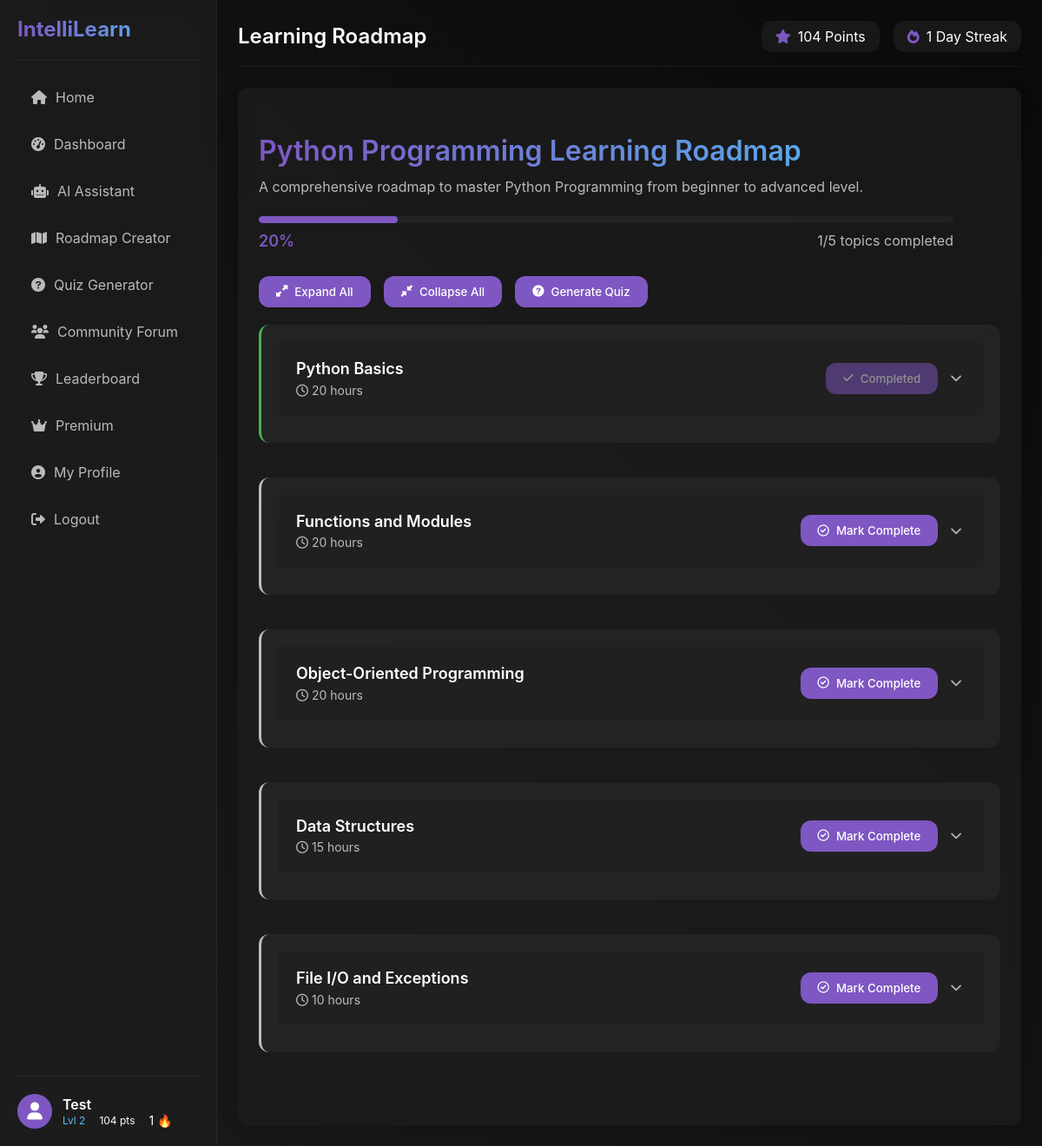
Screenshot of /roadmap/7 (signed in) with the database file from the repository.
### models.py (models this page shows, shortened)
class User(db.Model):
    __tablename__ = 'users'
    id = db.Column(db.Integer, primary_key=True)
    username = db.Column(db.String(50), unique=True, nullable=False)
    password = db.Column(db.String(100), nullable=False)
    points = db.Column(db.Integer, default=0)
    level = db.Column(db.Integer, default=1)
    streak = db.Column(db.Integer, default=0)
    completed_topics = db.Column(db.Text, default='[]')  # JSON string of completed topics
    is_premium = db.Column(db.Boolean, default=False)
    premium_until = db.Column(db.DateTime, nullable=True)
    created_at = db.Column(db.DateTime, default=datetime.datetime.utcnow)
    education_level = db.Column(db.String(100), nullable=True)  # e.g., High School, Bachelor's, Master's
    field_of_study = db.Column(db.String(100), nullable=True)  # e.g., Computer Science, Biology
    current_courses = db.Column(db.Text, default='[]')  # JSON string of current courses
    learning_goals = db.Column(db.Text, nullable=True)  # Learning objectives
    career_goals = db.Column(db.String(200), nullable=True)  # Career aspirations
    preferred_learning_style = db.Column(db.String(50), nullable=True)  # e.g., Visual, Auditory, Reading/Writing
    roadmaps = db.relationship('Roadmap', backref='creator', lazy=True)
    forum_posts = db.relationship('ForumPost', backref='author', lazy=True)
    forum_comments = db.relationship('ForumComment', backref='author', lazy=True)
    chat_messages = db.relationship('ChatMessage', backref='user', lazy=True)
    def get_completed_topics(self):
        if self.completed_topics:
            return json.loads(self.completed_topics)
        return []
    def get_current_courses(self):
        if self.current_courses:
            return json.loads(self.current_courses)
        return []
    def to_dict(self):
        return {
            'id': self.id,
            'username': self.username,
            'points': self.points,
            'level': self.level,
            'streak': self.streak,
            'completed_topics': self.get_completed_topics(),
            'is_premium': self.is_premium,
            'premium_until': self.premium_until.isoformat() if self.premium_until else None,
            'education_level': self.education_level,
            'field_of_study': self.field_of_study,
            'current_courses': self.get_current_courses(),
            'learning_goals': self.learning_goals,
            'career_goals': self.career_goals,
            'preferred_learning_style': self.preferred_learning_style
        }

class Roadmap(db.Model):
    __tablename__ = 'roadmaps'
    id = db.Column(db.Integer, primary_key=True)
    title = db.Column(db.String(200), nullable=False)
    description = db.Column(db.Text, nullable=False)
    content = db.Column(db.Text, nullable=False)  # JSON string of roadmap content
    creator_id = db.Column(db.Integer, db.ForeignKey('users.id'), nullable=False)
    completed_topics = db.Column(db.Text, default='[]')  # JSON string of completed topics
    created_at = db.Column(db.DateTime, default=datetime.datetime.utcnow)
    def get_content(self):
        try:
            if self.content:
                content = json.loads(self.content)
                if 'topics' not in content or not isinstance(content['topics'], list):
                    content['topics'] = []
                return content
            return {"topics": []}  # Default empty content
        except json.JSONDecodeError as e:
            print(f"Error decoding JSON content for roadmap {self.id}: {e}")
            return {"topics": []}  # Return empty content on error
    def get_completed_topics(self):
        if self.completed_topics:
            return json.loads(self.completed_topics)
        return []
    def to_dict(self):
        roadmap_content = self.get_content()
        return {
            'id': self.id,
            'title': self.title,
            'description': self.description,
            'topics': roadmap_content.get('topics', []),
            'creator': self.creator.username,
            'creator_id': self.creator_id,
            'completed_topics': self.get_completed_topics(),
            'created_at': self.created_at.isoformat()
        }

### app.py (the view)
@app.route('/roadmap/<int:roadmap_id>')
@login_required
def view_roadmap(roadmap_id):
    roadmap = Roadmap.query.get_or_404(roadmap_id)
    roadmap_dict = roadmap.to_dict()
    app.logger.info(f"Roadmap title: {roadmap_dict.get('title')}")
    app.logger.info(f"Topics count: {len(roadmap_dict.get('topics', []))}")
    app.logger.info(f"Topics: {roadmap_dict.get('topics')}")
    return render_template('roadmap_view.html', roadmap=roadmap_dict)

### app.py (called while the page is built)
@app.context_processor
def inject_user():
    user_data = None
    if 'username' in session:
        user = User.query.filter_by(username=session['username']).first()
        if user:
            user_data = user.to_dict()
    return dict(user=user_data)

def login_required(f):
    @wraps(f)
    def decorated_function(*args, **kwargs):
        if 'username' not in session:
            return redirect(url_for('login'))
        return f(*args, **kwargs)
    return decorated_function

### templates/roadmap_view.html (shortened to what this page needs)
{% extends "base.html" %}
{% block page_title %}Learning Roadmap{% endblock %}
{% block content %}
<div class="roadmap-container">
    <div class="roadmap-header">
        <h1 class="roadmap-title">{{ roadmap.title }}</h1>
        <p class="roadmap-description">{{ roadmap.description }}</p>
        <div class="roadmap-progress">
            {% set completed = roadmap.completed_topics|length %}
            {% set total = roadmap.topics|length %}
            {% set percent = (completed / total * 100) if total > 0 else 0 %}
            <div class="progress-bar-container">
                <div class="progress-bar">
                    <div class="progress-fill" style="width: {{ percent }}%;"></div>
                </div>
                <div class="progress-info">
                    <span class="progress-percentage">{{ percent|round|int }}%</span>
                    <span class="progress-text">{{ completed }}/{{ total }} topics completed</span>
                </div>
            </div>
        </div>
    </div>
    <div class="controls-bar">
        <button class="btn btn-secondary" id="expand-all-btn">
            <i class="fas fa-expand-alt"></i> Expand All
        </button>
        <button class="btn btn-secondary" id="collapse-all-btn">
            <i class="fas fa-compress-alt"></i> Collapse All
        </button>
        <button class="btn btn-primary" id="generate-quiz-btn">
            <i class="fas fa-question-circle"></i> Generate Quiz
        </button>
    </div>
    <div class="topics-container">
        {% if roadmap.topics|length > 0 %}
        {% for topic in roadmap.topics %}
        <div class="topic-card {% if topic.name in roadmap.completed_topics %}completed{% endif %}">
            <div class="topic-header">
                <div class="topic-title-container">
                    <h3 class="topic-title">{{ topic.name }}</h3>
                    <span class="estimated-time">
                        <i class="far fa-clock"></i> {{ topic.estimated_hours }} hours
                    </span>
                </div>
                <div class="topic-controls">
                    {% if topic.name in roadmap.completed_topics %}
                    <button class="btn complete-topic" disabled data-roadmap="{{ roadmap.id }}" data-topic="{{ topic.name }}">
                        <i class="fas fa-check"></i> Completed
                    </button>
                    {% else %}
                    <button class="btn complete-topic" data-roadmap="{{ roadmap.id }}" data-topic="{{ topic.name }}">
                        <i class="far fa-check-circle"></i> Mark Complete
                    </button>
                    {% endif %}
                    <button class="btn toggle-topic">
                        <i class="fas fa-chevron-down"></i>
                    </button>
                </div>
            </div>
        </div>
        {% endfor %}
        {% endif %}
    </div>
</div>
{% endblock %}

### templates/base.html (shortened to what this page needs)
<!DOCTYPE html>
<html lang="en">
<head>
    <link rel="stylesheet" href="{{ url_for('static', filename='css/style.css') }}">
    <link rel="stylesheet" href="https://cdnjs.cloudflare.com/ajax/libs/font-awesome/6.0.0/css/all.min.css">
</head>
<body>
    <div class="app-container">
        <nav class="sidebar">
            <div class="sidebar-header">
                <h1 class="logo">IntelliLearn</h1>
            </div>
            <ul class="sidebar-menu">
                {% if 'username' in session %}
                <li><a href="{{ url_for('dashboard') }}"><i class="fas fa-home"></i> Home</a></li>
                <li><a href="{{ url_for('dashboard') }}"><i class="fas fa-tachometer-alt"></i> Dashboard</a></li>
                <li><a href="{{ url_for('ai_chat') }}"><i class="fas fa-robot"></i> AI Assistant</a></li>
                <li><a href="{{ url_for('roadmap_creator') }}"><i class="fas fa-map"></i> Roadmap Creator</a></li>
                <li><a href="{{ url_for('quiz_generator') }}"><i class="fas fa-question-circle"></i> Quiz Generator</a></li>
                <li><a href="{{ url_for('forum') }}"><i class="fas fa-users"></i> Community Forum</a></li>
                <li><a href="{{ url_for('leaderboard') }}"><i class="fas fa-trophy"></i> Leaderboard</a></li>
                <li><a href="{{ url_for('premium') }}"><i class="fas fa-crown"></i> Premium</a></li>
                <li><a href="{{ url_for('profile') }}"><i class="fas fa-user-circle"></i> My Profile</a></li>
                <li><a href="{{ url_for('logout') }}"><i class="fas fa-sign-out-alt"></i> Logout</a></li>
                {% else %}
                <li><a href="{{ url_for('index') }}"><i class="fas fa-home"></i> Home</a></li>
                <li><a href="{{ url_for('login') }}"><i class="fas fa-sign-in-alt"></i> Login</a></li>
                <li><a href="{{ url_for('signup') }}"><i class="fas fa-user-plus"></i> Sign Up</a></li>
                {% endif %}
            </ul>
            {% if 'username' in session %}
            <a href="{{ url_for('profile') }}" class="user-info-link">
                <div class="user-info">
                    <div class="user-avatar">
                        <i class="fas fa-user"></i>
                    </div>
                    <div class="user-details">
                        <div class="username">{{ user.username }}</div>
                        <div class="user-stats">
                            <span class="user-level" title="Current Level">Lvl {{ user.level }}</span>
                            <span class="user-points" title="Points">{{ user.points }} pts</span>
                            <span class="user-streak" title="Current Streak">{{ user.streak }} 🔥</span>
                        </div>
                    </div>
                </div>
            </a>
            {% endif %}
        </nav>
        <main class="content">
            <div class="content-header">
                <div class="page-title">
                    <h2>{% block page_title %}IntelliLearn{% endblock %}</h2>
                </div>
                {% if 'username' in session %}
                <div class="user-stats">
                    <div class="stat">
                        <i class="fas fa-star"></i>
                        <span>{% if user is defined %}{{ user.points }} Points{% else %}0 Points{% endif %}</span>
                    </div>
                    <div class="stat">
                        <i class="fas fa-fire"></i>
                        <span>{% if user is defined %}{{ user.streak }} Day Streak{% else %}0 Day Streak{% endif %}</span>
                    </div>
                </div>
                {% endif %}
            </div>
            <div class="content-body">
                {% block content %}{% endblock %}
            </div>
        </main>
    </div>
</body>
</html>

### templates/roadmap_view.html (style rules this page uses)
.roadmap-container { margin-bottom: 40px; }
.roadmap-header { margin-bottom: 30px; }
.roadmap-title { font-size: 32px; margin-bottom: 10px; background: linear-gradient(to right, var(--accent-primary), var(--accent-secondary)); -webkit-background-clip: text; -webkit-text-fill-color: transparent; }
.roadmap-description { font-size: 16px; margin-bottom: 20px; max-width: 800px; }
.roadmap-progress { margin-top: 20px; }
.progress-bar-container { max-width: 800px; }
.progress-bar { height: 8px; background-color: var(--bg-tertiary); border-radius: 4px; overflow: hidden; margin-bottom: 10px; }
.progress-fill { height: 100%; background-color: var(--accent-primary); border-radius: 4px; transition: width 0.5s ease; }
.progress-info { display: flex; justify-content: space-between; align-items: center; }
.progress-percentage { font-size: 18px; font-weight: 600; color: var(--accent-primary); }
.progress-text { color: var(--text-secondary); }
.controls-bar { display: flex; gap: 15px; margin-bottom: 20px; }
.topics-container { display: flex; flex-direction: column; gap: 20px; }
.topic-card { background-color: var(--bg-tertiary); border-radius: var(--border-radius); overflow: hidden; transition: var(--transition); border-left: 3px solid var(--text-secondary); }
.topic-card.completed { border-left-color: var(--success); }
.topic-header { display: flex; justify-content: space-between; align-items: center; padding: 20px; cursor: pointer; background-color: var(--bg-secondary); }
.topic-title-container { display: flex; flex-direction: column; }
.topic-title { margin: 0; font-size: 18px; }
.estimated-time { color: var(--text-secondary); font-size: 14px; margin-top: 5px; }
.topic-controls { display: flex; gap: 10px; }
.toggle-topic { background-color: transparent; border: none; color: var(--text-secondary); padding: 5px; }
.toggle-topic i { transition: transform 0.3s ease; }

### rows the page displays
User: username "Test"
Roadmap: title "Python Programming Learning Roadmap", description "A comprehensive roadmap to master Python Programming from beginner to advanced level."

### other values shown
{{ user.level }} "2"
{{ user.points }} "104"
{{ user.streak }} "1"
{{ percent|round|int }} "20"
{{ completed }} "1"
{{ total }} "5"
{{ topic.name }} "Python Basics" "Functions and Modules" "Object-Oriented Programming" "Data Structures" "File I/O and Exceptions"
{{ topic.estimated_hours }} "20" "20" "20" "15" "10"
